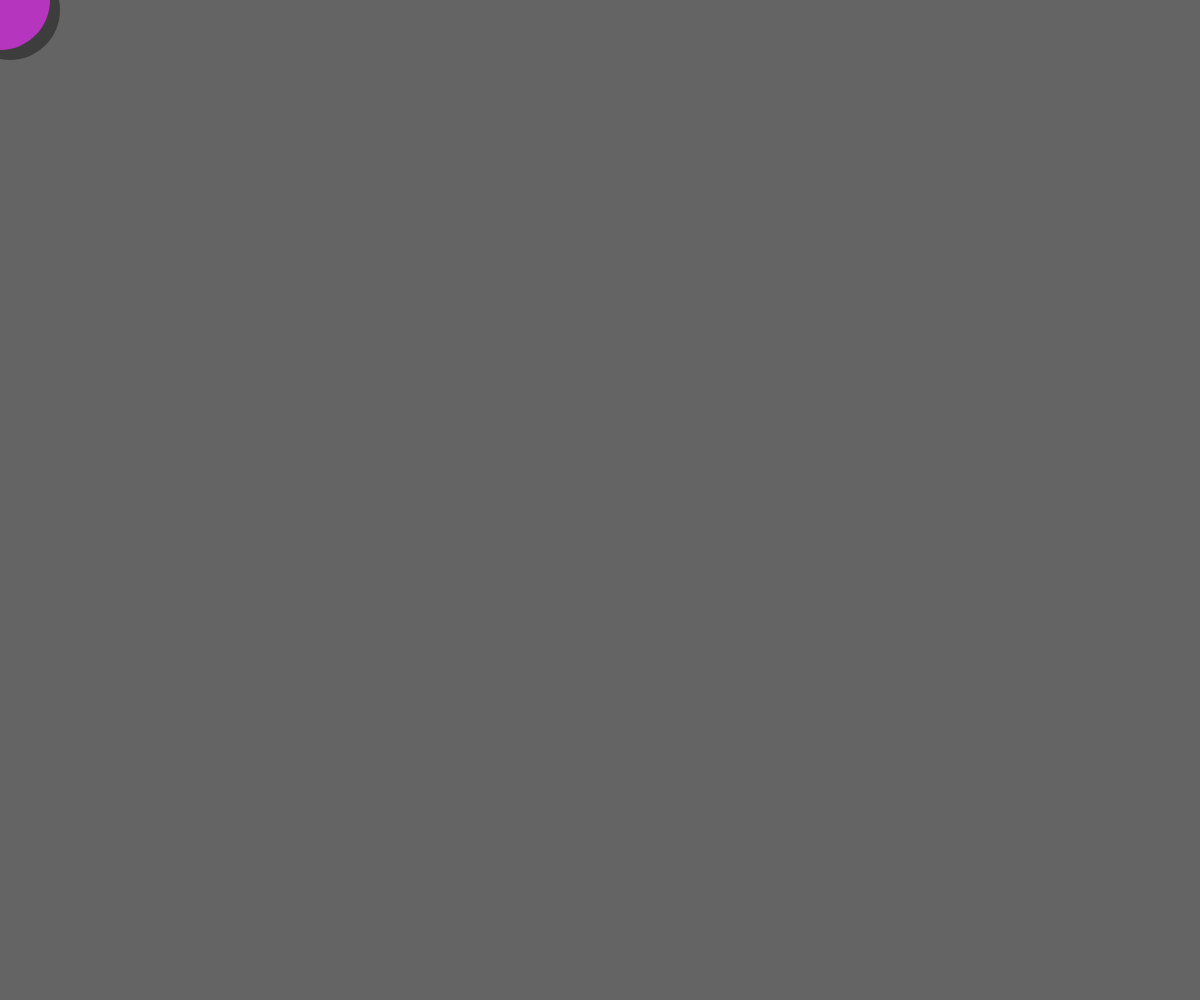
Frame 1 (no input)
Frame 60 (no input): identical to frame 1, image omitted
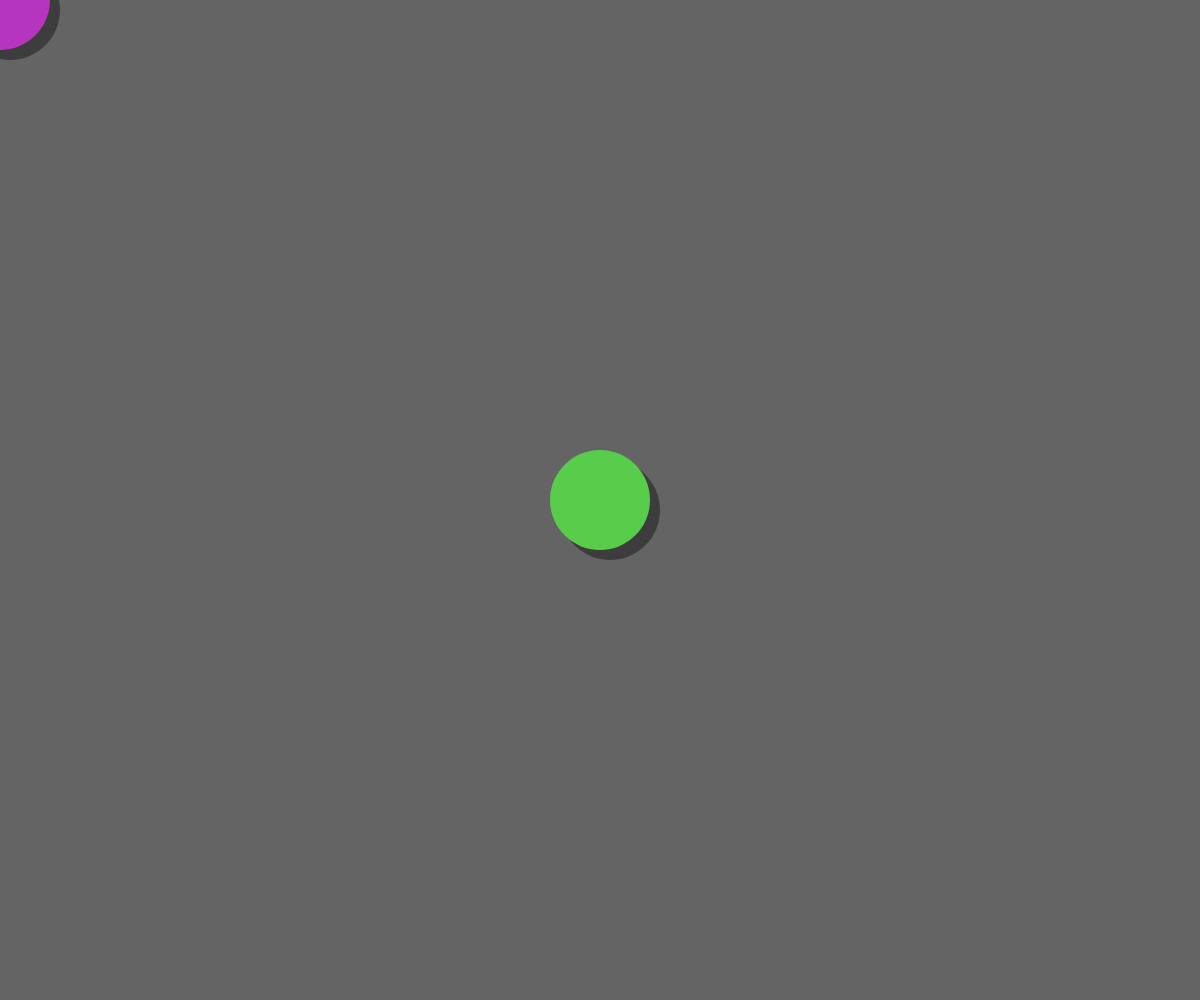
Frame 120 (the mouse pressed at the canvas centre since frame 60)

The p5.js sketch that drew these frames (run headless with seeded random() and noise() and a simulated clock; from frame 60 on, the mouse is pressed at the canvas centre):

// p5.js sketch
// ── sketch.js
function setup() {
  createCanvas(windowWidth, windowHeight);
  background(100);
}

function draw() {
}

function mouseMoved() {
  // Shadow 
  fill(0, 100); // Darker color for shadow
  noStroke();
  ellipse(mouseX + 10, mouseY + 10, 100, 100); // shaping the  shadows into circles

  
  // colors(rgb) of the  circle
  let r = random(0, 255);
  let g = random(0, 255);
  let b = random(0, 255);

  fill(r, g, b);
  ellipse(mouseX, mouseY, 100, 100); // Main circle
}
